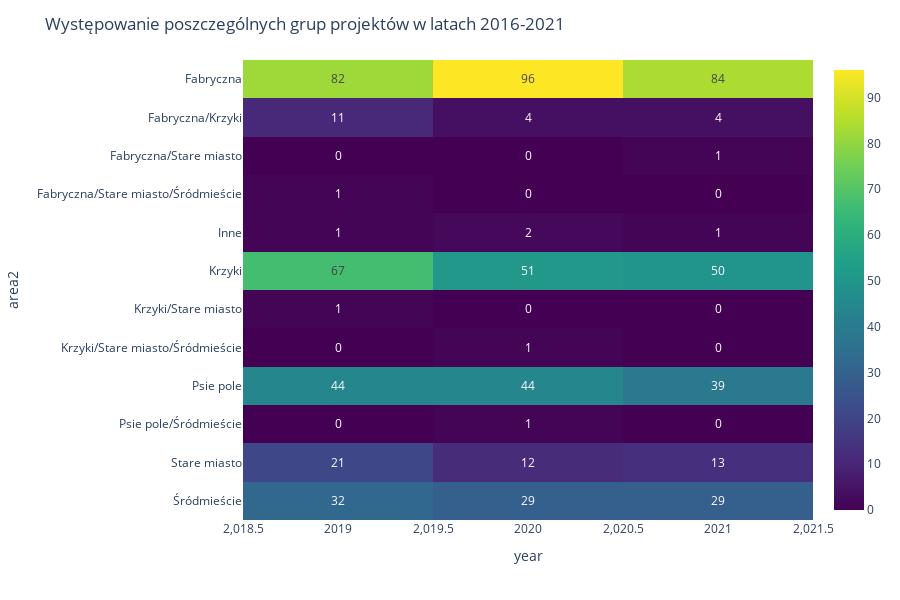

Write notebook code for a chart like this one.
### Code cell
t = df[df['scope'] == 'Projekt osiedlowy'].groupby(['year', 'area2']).agg({'id': 'count'}).reset_index().pivot_table(columns='year', index='area2')
t.columns = t.columns.droplevel(0)
t.fillna(0, inplace=True)

fig = px.imshow(t, text_auto=True, color_continuous_scale=px.colors.sequential.Viridis, height=600)
fig.update_layout(title='Występowanie poszczególnych grup projektów w latach 2016-2021')
fig.show()

### Figure 1 — Plotly figure (JSON) as saved in the notebook; plotly's stock layout.template omitted (floating-point values rounded to 4 significant figures)
{"data": [{"coloraxis": "coloraxis", "hovertemplate": "year: %{x}<br>area2: %{y}<br>color: %{z}<extra></extra>", "name": "0", "texttemplate": "%{z}", "type": "heatmap", "x": [2019, 2020, 2021], "xaxis": "x", "y": ["Fabryczna", "Fabryczna/Krzyki", "Fabryczna/Stare miasto", "Fabryczna/Stare miasto/Śródmieście", "Inne", "Krzyki", "Krzyki/Stare miasto", "Krzyki/Stare miasto/Śródmieście", "Psie pole", "Psie pole/Śródmieście", "Stare miasto", "Śródmieście"], "yaxis": "y", "z": [[82, 96, 84], [11, 4, 4], [0, 0, 1], [1, 0, 0], [1, 2, 1], [67, 51, 50], [1, 0, 0], [0, 1, 0], [44, 44, 39], [0, 1, 0], [21, 12, 13], [32, 29, 29]]}], "layout": {"coloraxis": {"colorscale": [[0, "#440154"], [0.1111, "#482878"], [0.2222, "#3e4989"], [0.3333, "#31688e"], [0.4444, "#26828e"], [0.5556, "#1f9e89"], [0.6667, "#35b779"], [0.7778, "#6ece58"], [0.8889, "#b5de2b"], [1, "#fde725"]]}, "height": 600, "margin": {"t": 60}, "title": {"text": "Występowanie poszczególnych grup projektów w latach 2016-2021"}, "xaxis": {"anchor": "y", "constrain": "domain", "domain": [0, 1], "scaleanchor": "y", "title": {"text": "year"}}, "yaxis": {"anchor": "x", "autorange": "reversed", "constrain": "domain", "domain": [0, 1], "title": {"text": "area2"}}}}
